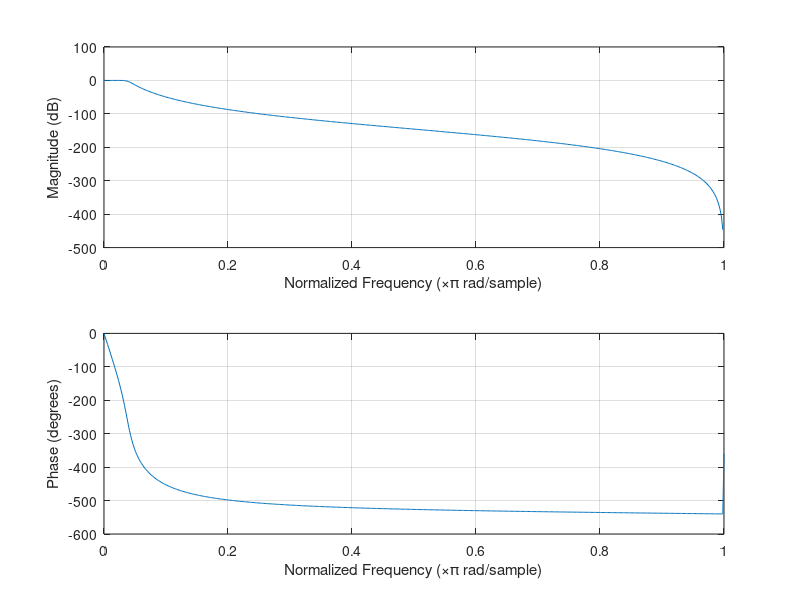

Reproduce this figure in MATLAB.
% ESPECIFICAÇÕES DO FILTRO
fs = 48000;             % Taxa de amostragem em Hz
Fs_Hz=fs;
stopband_freq = 3000;   % Frequência de corte da banda de rejeição em Hz
passband_freq = 2000;   % Frequência de corte da banda passante em Hz

delta_passband = 0.01;  % Tolerância de ganho na banda passante
delta_stopband = 0.001; % Tolerância de ganho na banda de rejeição

% Normalização das frequências
Wp = (passband_freq / (fs/2));
Ws = (stopband_freq / (fs/2));

ap = -20 * log10(delta_passband); % Atenuação na banda de rejeição em dB
as = -20 * log10(delta_stopband); % Atenuação na banda passante em dB

[N, wc] = buttord(Wp, Ws, ap, as); % Retorna a ordem do filtro e a frequência de corte

% Projeto do filtro Butterworth
[b, a] = butter(N, wc, 'low');
FName="low";

 figure,freqz(real(b),real(a));

    % Print transfer function
    fprintf('\nFilter Transfer Function:\n');
    fprintf('Numerator:%s\n', mat2str(b));
    fprintf('Denominator:%s\n', mat2str(a));
    
    % Convert filter to second-order sections
    sos = tf2sos(b, a);
    
    % Print 32bits second-order transfer functions
    sos32 = single(sos);
    fprintf('\nSecond Order Sections 32bits Transfer Functions:\n');
    for Sec = 1:size(sos32, 1)
        fprintf('*Section %d\n', Sec);
        TFstr = 'H(z)=';
        for k = 1:3
            if k == 1
                TFstr = [TFstr, num2str(sos32(Sec, k))];
            else
                TFstr = [TFstr, ' + ', num2str(sos32(Sec, k)), '(z^-', num2str(k-1), ')'];
            end
        end
        TFstr = [TFstr, '------------'];
        for k = 4:6
            if k == 4
                TFstr = [TFstr, num2str(sos32(Sec, k))];
            else
                TFstr = [TFstr, ' + ', num2str(sos32(Sec, k)), '(z^-', num2str(k - 4), ')'];
            end
        end
        fprintf('%s\n', TFstr);
    end
    
    % Show Frequency response
    [wd, hd] = freqz(b, a, 1000, Fs_Hz);
    
    % Convert coeffs to 32bits
    sos32 = single(sos);
    sos32 = double(sos32);
    [b32, a32] = sos2tf(sos32);
   
    
    % Biquads - a coefs
    a = zeros(size(sos32, 1) * 2, 1, 'single');
    for Sec = 1:size(sos32, 1)
        a((Sec - 1) * 2 + 1) = sos32(Sec, 5);
        a((Sec - 1) * 2 + 2) = sos32(Sec, 6);
    end
    a_coeff = sprintf('const byte %s_a_bytes[%d]={\n\t', FName, numel(a) * 4);
    BytesCount = 0;
    for Byte = typecast(a, 'uint8')
        a_coeff = [a_coeff, sprintf('0x%02X,', Byte)];
        BytesCount = BytesCount + 1;
        if(BytesCount >= 4)
            a_coeff = [a_coeff, '\n\t']
            BytesCount = 0;
        end
    end
    a_coeff = [a_coeff(1:end-1), '};\n']

    % b coefs
    b = zeros(size(sos32, 1) * 3, 1, 'single');
    for Sec = 1:size(sos32, 1)
        b((Sec - 1) * 3 + 1) = sos32(Sec, 1);
        b((Sec - 1) * 3 + 2) = sos32(Sec, 2);
        b((Sec - 1) * 3 + 3) = sos32(Sec, 3);
    end
    b_coeff = sprintf('const byte %s_b_bytes[%d]={', FName, numel(b) * 4);
    BytesCount = 0;
    for Byte = typecast(b, 'uint8')
        b_coeff = [b_coeff, sprintf('0x%02X,', Byte)];
        BytesCount = BytesCount + 1;
        if(BytesCount >= 4)
            b_coeff = [b_coeff, '\n\t']
            BytesCount = 0;
        end
    end
    b_coeff = [b_coeff(1:end-1), '};\n']
    
   